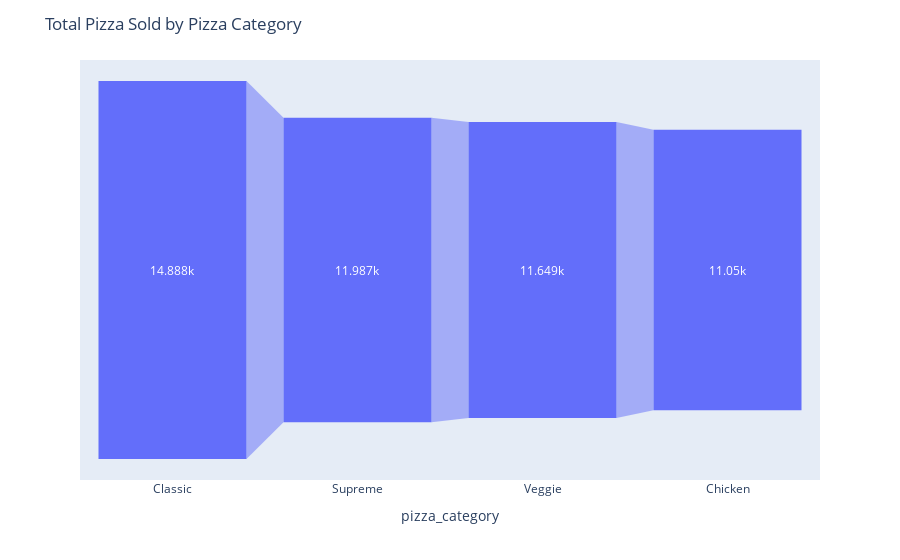

Write notebook code for a chart like this one.
### Markdown cell above
## Total Pizza Sold by Pizza Category
We will calulate the total pizzas sold based on the pizza category. By categorizing pizzas (e.g., by toppings, crust type, or size) and tracking sales, your client can see which categories are the most popular. This insight helps prioritize inventory and tailor offerings to match customer tastes. Different pizza categories may require different ingredients. For example, vegetarian pizzas would need more fresh veggies, while meat pizzas may need more specific meats. Understanding demand for each category can lead to more efficient ordering and stock management. With data on category popularity, they can run specific campaigns to promote high-margin but less popular categories or offer discounts to increase the sales of certain types, such as vegan or gluten-free pizzas.

### Code cell
query = """SELECT pizza_category, SUM(quantity) as Total_Quantity_Sold
FROM pizza
GROUP BY pizza_category
ORDER BY Total_Quantity_Sold DESC

"""

cursor.execute(query)
data = cursor.fetchall()

df= pd.DataFrame(data, columns=['pizza_category','Total_Quantity_Sold'])

fig = px.funnel(
    df,
    x='pizza_category',  # The size of each funnel section
    y='Total_Quantity_Sold'   # The stages or categories
)
fig.update_layout(title="Total Pizza Sold by Pizza Category")
fig.show()
df.head()

### Figure 1 — Plotly figure (JSON) as saved in the notebook; plotly's stock layout.template omitted (floating-point values rounded to 4 significant figures)
{"data": [{"hovertemplate": "pizza_category=%{x}<br>Total_Quantity_Sold=%{y}<extra></extra>", "legendgroup": "", "marker": {"color": "#636efa"}, "name": "", "orientation": "v", "showlegend": false, "type": "funnel", "x": ["Classic", "Supreme", "Veggie", "Chicken"], "xaxis": "x", "y": [14888, 11987, 11649, 11050], "yaxis": "y"}], "layout": {"legend": {"tracegroupgap": 0}, "margin": {"t": 60}, "title": {"text": "Total Pizza Sold by Pizza Category"}, "xaxis": {"anchor": "y", "domain": [0, 1], "title": {"text": "pizza_category"}}, "yaxis": {"anchor": "x", "domain": [0, 1], "title": {"text": "Total_Quantity_Sold"}}}}
